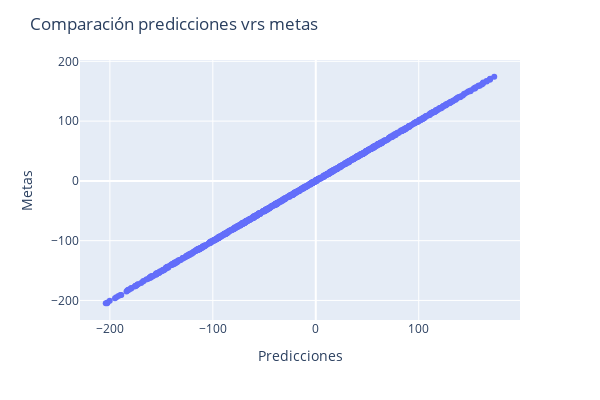

Here is the notebook cell this chart was saved with:
### Code cell
fig = px.scatter(x = np.squeeze(modelo.predict_on_batch(datos['entradas'])), 
                 y =  np.squeeze(datos['targets']))

fig.update_layout(
    title="Comparación predicciones vrs metas",
    xaxis_title="Predicciones",
    yaxis_title="Metas",
    width = 600,
    height = 400,)

fig.show()

### Figure 1 — Plotly figure (JSON) as saved in the notebook; plotly's stock layout.template omitted (floating-point values rounded to 4 significant figures; data arrays with more than 128 entries replaced by an {"elided": "..."} marker saying what was removed)
{"data": [{"hovertemplate": "x=%{x}<br>y=%{y}<extra></extra>", "legendgroup": "", "marker": {"color": "#636efa", "symbol": "circle"}, "mode": "markers", "name": "", "orientation": "v", "showlegend": false, "type": "scatter", "x": {"elided": "1000 float values"}, "xaxis": "x", "y": {"elided": "1000 float values"}, "yaxis": "y"}], "layout": {"height": 400, "legend": {"tracegroupgap": 0}, "margin": {"t": 60}, "title": {"text": "Comparación predicciones vrs metas"}, "width": 600, "xaxis": {"anchor": "y", "domain": [0, 1], "title": {"text": "Predicciones"}}, "yaxis": {"anchor": "x", "domain": [0, 1], "title": {"text": "Metas"}}}}
